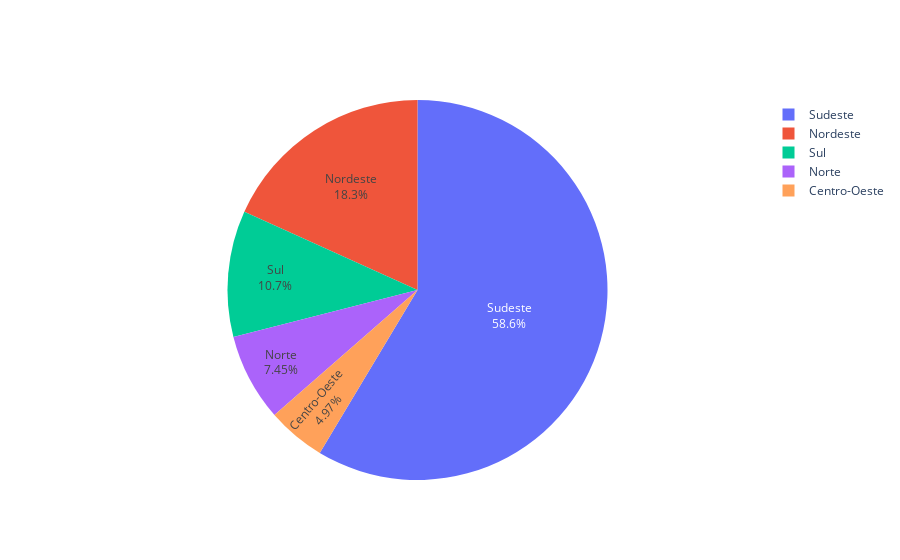

Write notebook code for a chart like this one.
### Markdown cell above
![Figura2 Acumulado dos casos no Brasil por dia](IMG/AcumuladoEstadosDia.jpg)

### Code cell
labels = ['Norte','Sul','Nordeste','Centro-Oeste','Sudeste']
values = [norte.Norte.max(),sul.Sul.max(), nordeste.Nordeste.max(),centroOeste.CentroOeste.max(),sudeste.Sudeste.max()]

fig = go.Figure(data=[go.Pie(labels=labels, values=values, textinfo='label+percent')])
fig.show()

### Figure 1 — Plotly figure (JSON) as saved in the notebook; plotly's stock layout.template omitted (floating-point values rounded to 4 significant figures)
{"data": [{"labels": ["Norte", "Sul", "Nordeste", "Centro-Oeste", "Sudeste"], "textinfo": "label+percent", "type": "pie", "values": [1354, 1950, 3318, 903, 10651]}], "layout": {}}
